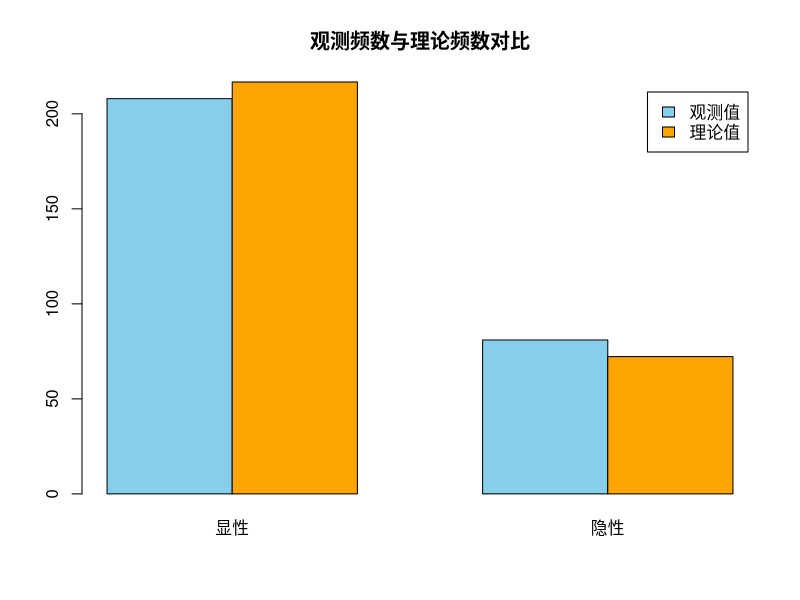

The R source for this figure:
#例6.2
# 输入数据
observed <- c(208, 81)
expected_ratio <- c(3, 1)
alpha=0.95
df=1
# 卡方检验
chi_test <- chisq.test(observed, p = expected_ratio, rescale.p = TRUE)
kaFang=qchisq(alpha, df)
# 输出结果
print(chi_test)
# 计算理论频数
expected <- sum(observed) * expected_ratio / sum(expected_ratio)

# 手动计算连续性校正后的卡方值
corrected_chi <- sum( (abs(observed - expected) - 0.5 )^2 / expected )

# 计算p值
p_value <- pchisq(corrected_chi, df, lower.tail = FALSE)

# 输出结果
cat("连续性校正后的卡方值:", corrected_chi, "\n")
cat("卡方real:",kaFang)
cat("理论频数:", sum(observed) * expected_ratio / sum(expected_ratio))

#检验结果判别
if(p_value>1-alpha)
{
  print("接受H0，拒绝H1")
  print("样本符合相应比率")
}else
{
  print("拒绝H0，接受H1")
  print("两个样本不符合相应比率")
}

# 可视化
barplot(
  rbind(observed, chi_test$expected),
  beside = TRUE,
  names.arg = c("显性", "隐性"),
  col = c("skyblue", "orange"),
  main = "观测频数与理论频数对比",
  legend.text = c("观测值", "理论值")
)